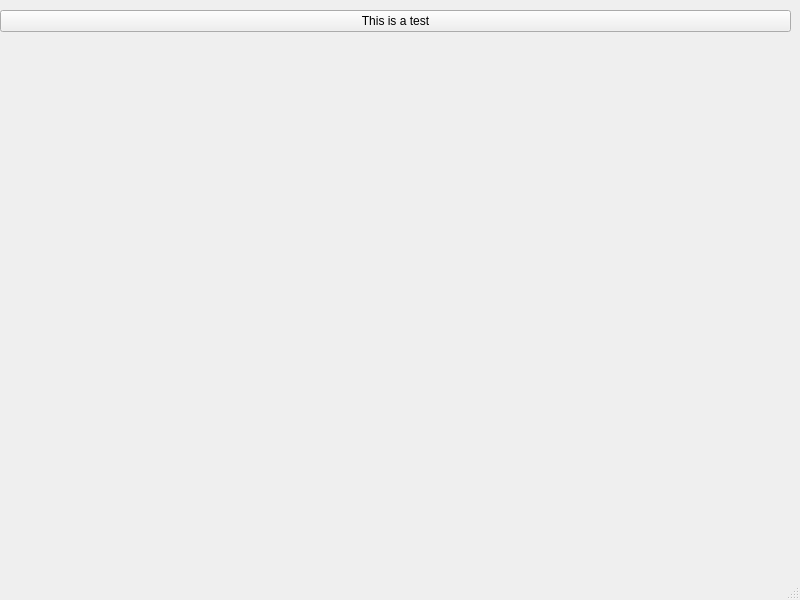
<?xml version="1.0" encoding="UTF-8"?>
<ui version="4.0">
 <class>Settings</class>
 <widget class="QMainWindow" name="Settings">
  <property name="geometry">
   <rect>
    <x>0</x>
    <y>0</y>
    <width>800</width>
    <height>600</height>
   </rect>
  </property>
  <property name="windowTitle">
   <string>MainWindow</string>
  </property>
  <widget class="QWidget" name="centralwidget">
   <widget class="QWidget" name="verticalLayoutWidget">
    <property name="geometry">
     <rect>
      <x>0</x>
      <y>10</y>
      <width>791</width>
      <height>561</height>
     </rect>
    </property>
    <layout class="QVBoxLayout" name="verticalLayout">
     <item>
      <widget class="QPushButton" name="pushButton">
       <property name="text">
        <string>This is a test</string>
       </property>
      </widget>
     </item>
     <item>
      <spacer name="verticalSpacer">
       <property name="orientation">
        <enum>Qt::Orientation::Vertical</enum>
       </property>
       <property name="sizeHint" stdset="0">
        <size>
         <width>20</width>
         <height>40</height>
        </size>
       </property>
      </spacer>
     </item>
    </layout>
   </widget>
  </widget>
  <widget class="QStatusBar" name="statusbar"/>
 </widget>
 <resources/>
 <connections/>
</ui>
